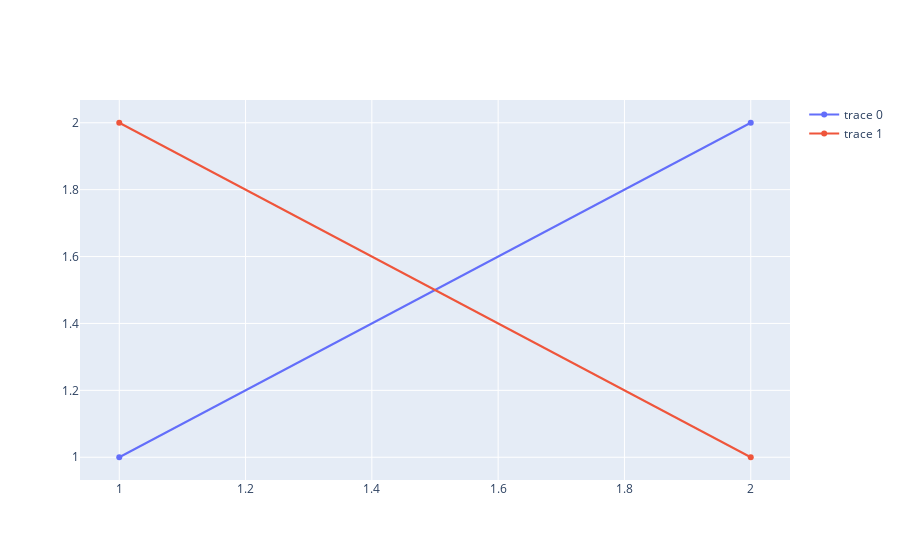
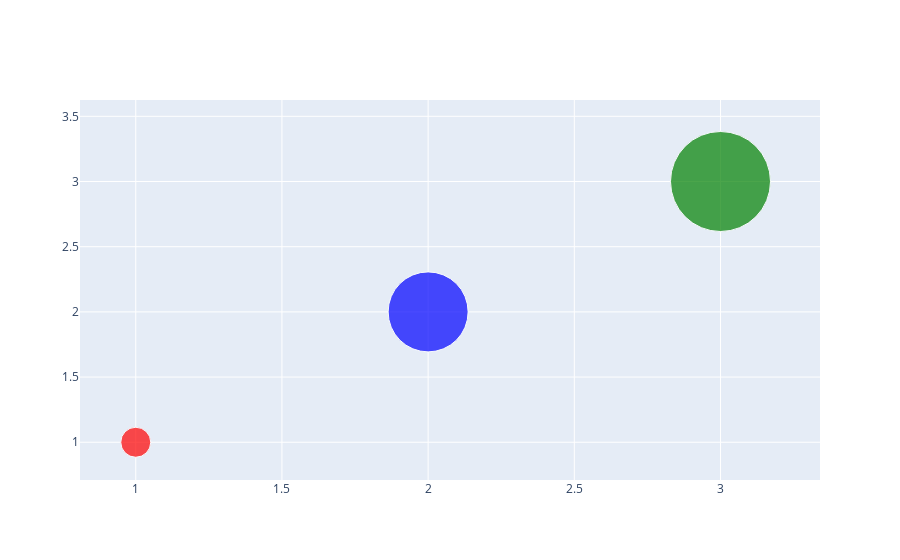

Notebook code cell kept with these figures, in order:
### Code cell
import plotly.offline as py
from plotly.graph_objs import Scatter, Layout
import plotly.graph_objs as go

py.init_notebook_mode(connected=True)

trace1=go.Scatter(
    x=[1,2],
    y=[1,2]
)
trace2=go.Scatter(
    x=[1,2],
    y=[2,1]
)
py.iplot([trace1, trace2])

trace=go.Scatter(
    x=[1,2,3],
    y=[1,2,3],
    marker=dict(
        color=['red','blue','green'],
        size=[30,80,100],
    ),
     mode='markers'
)
py.iplot([trace])

### Figure 1 — Plotly figure (JSON) as saved in the notebook; plotly's stock layout.template omitted (floating-point values rounded to 4 significant figures)
{"data": [{"type": "scatter", "x": [1, 2], "y": [1, 2]}, {"type": "scatter", "x": [1, 2], "y": [2, 1]}], "layout": {}}

### Figure 2 — Plotly figure (JSON) as saved in the notebook; plotly's stock layout.template omitted (floating-point values rounded to 4 significant figures)
{"data": [{"marker": {"color": ["red", "blue", "green"], "size": [30, 80, 100]}, "mode": "markers", "type": "scatter", "x": [1, 2, 3], "y": [1, 2, 3]}], "layout": {}}
